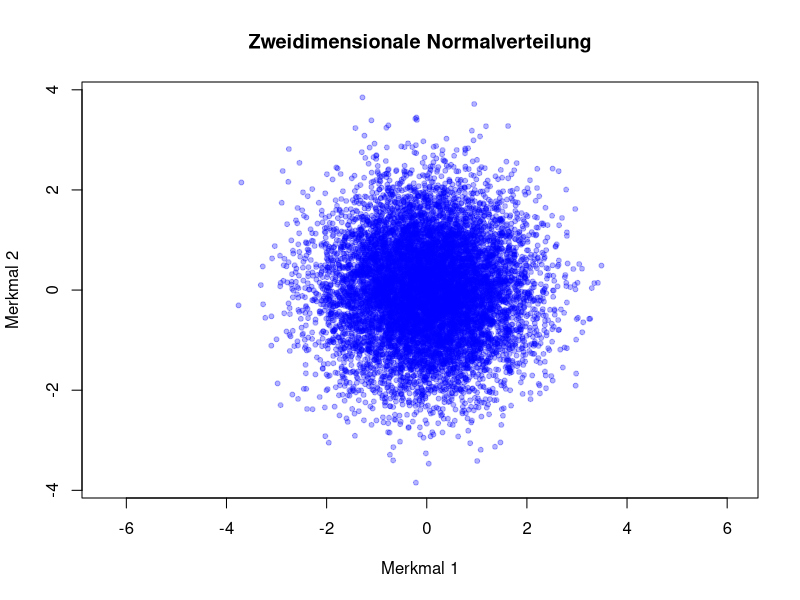
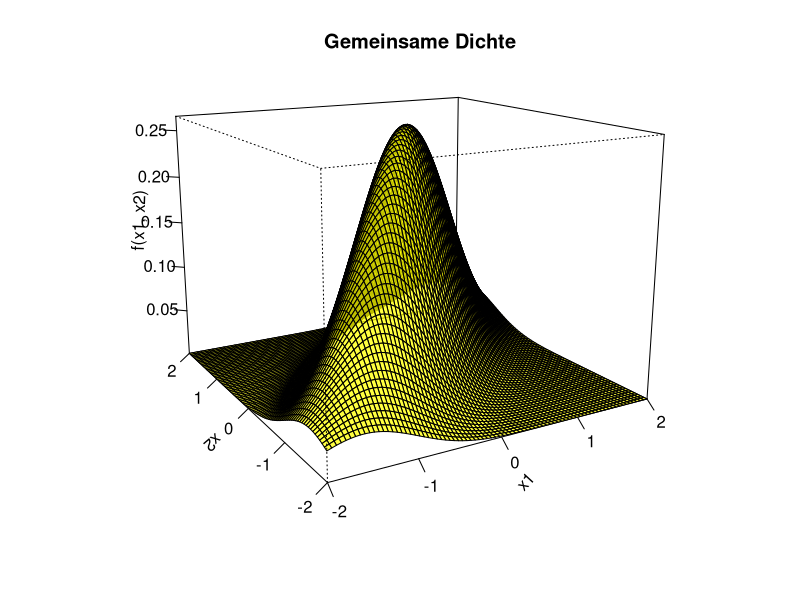
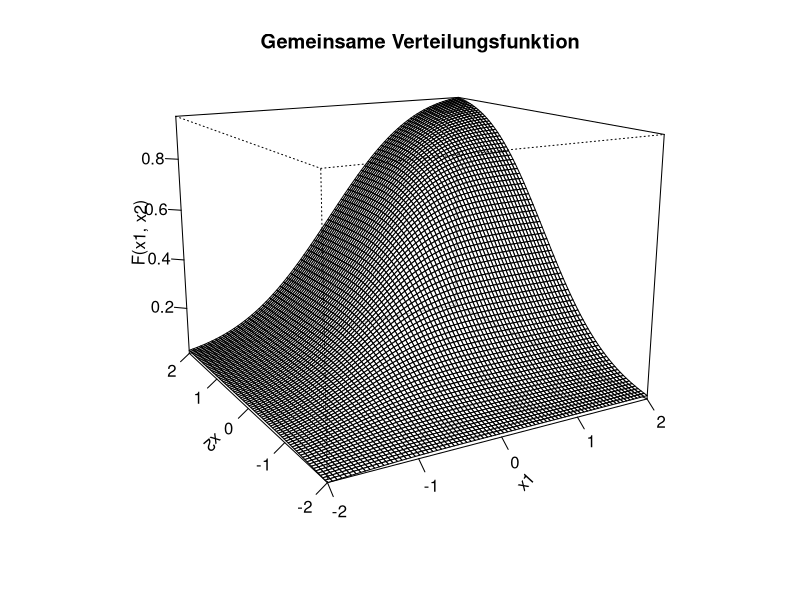
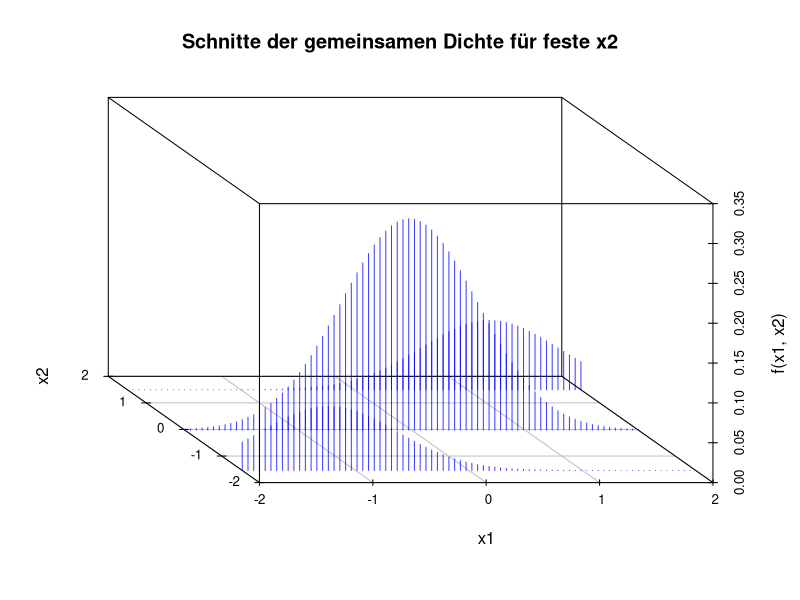
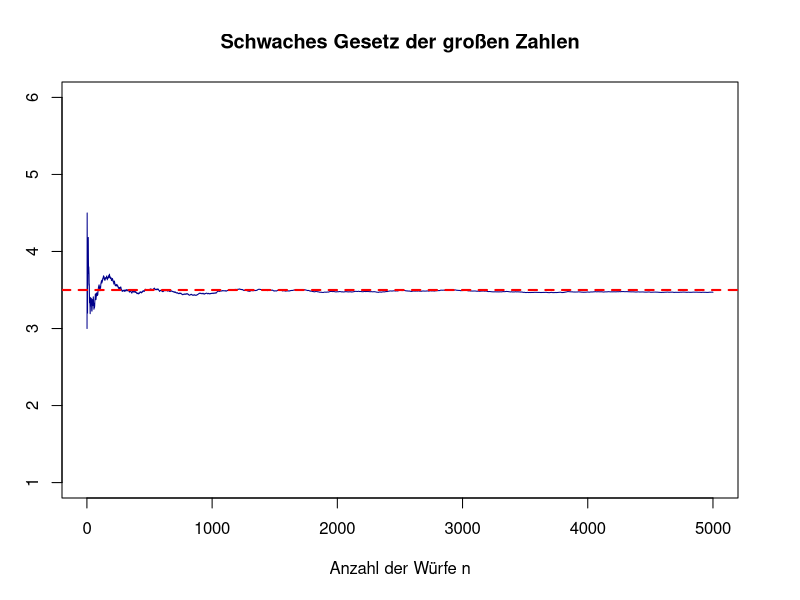
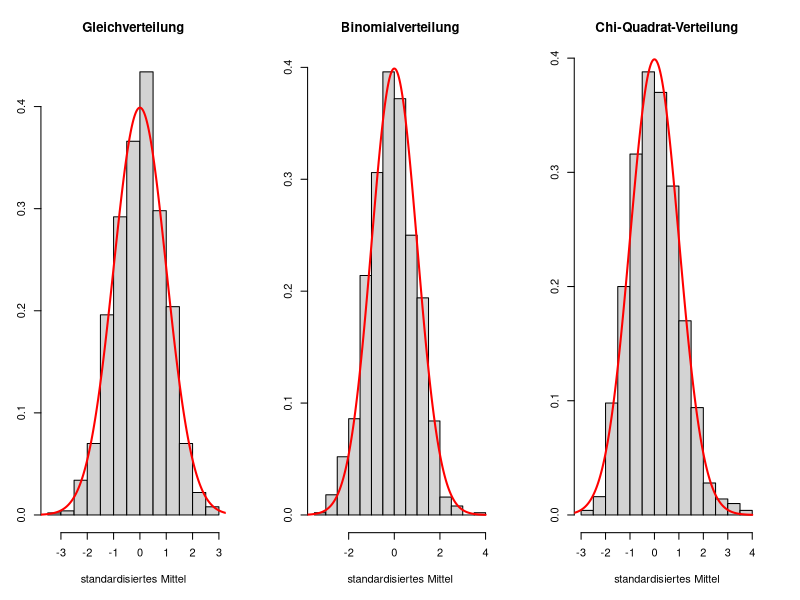

Write the R code that produced these figures, in order.
# =============================================================================
# R-Beispiele 8 bis 13 zu Kapitel 2: Ergänzungen zur Wahrscheinlichkeitstheorie
# Quelle: Textseiten „R Beispiel 8-11“, „R Beispiel 12“ und „R Beispiel 13“ im LMS
# Überarbeitet am 21.11.2026; Änderungen gegenüber dem LMS stehen in lms/AENDERUNGEN.md
# Benötigt die Pakete MASS, mnormt und scatterplot3d.
# =============================================================================

# Pakete installieren, falls sie fehlen, und laden
pakete  <- c("MASS", "mnormt", "scatterplot3d")
fehlend <- setdiff(pakete, rownames(installed.packages()))
if (length(fehlend) > 0) install.packages(fehlend, repos = "https://cloud.r-project.org")

library(MASS)          # mvrnorm()
library(mnormt)        # dmnorm(), pmnorm()
library(scatterplot3d) # scatterplot3d()


# -----------------------------------------------------------------------------
# Beispiel 8 (Kap. 2.1.1): Stichprobe aus einer zweidimensionalen Normalverteilung
# -----------------------------------------------------------------------------
set.seed(123)
mu    <- c(0, 0)                                    # Erwartungswerte beider Merkmale
sigma <- matrix(c(1, 0, 0, 1), nrow = 2, ncol = 2)  # Kovarianzmatrix
punkte <- mvrnorm(n = 10000, mu = mu, Sigma = sigma)

plot(punkte, col = rgb(0, 0, 1, 0.3), pch = 20, xlab = "Merkmal 1",
     ylab = "Merkmal 2", main = "Zweidimensionale Normalverteilung",
     asp = 1)


# -----------------------------------------------------------------------------
# Beispiel 9 (Kap. 2.1.1): Gemeinsame Dichte f(x1, x2) mit Korrelation 0,8
# -----------------------------------------------------------------------------
n1 <- 80
n2 <- 80
x1 <- seq(from = -2, to = 2, length.out = n1)
x2 <- seq(from = -2, to = 2, length.out = n2)
cov_matr <- matrix(c(1, 0.8, 0.8, 1), 2, 2)

f12 <- matrix(NA, nrow = n1, ncol = n2)
for (i in 1:n1) {
  for (j in 1:n2) {
    f12[i, j] <- dmnorm(x = c(x1[i], x2[j]), mean = c(0, 0), varcov = cov_matr)
  }
}
persp(x = x1, y = x2, z = f12, theta = -30, phi = 15, expand = 0.75, r = 4,
      col = rgb(1, 1, 0, 0.75), ltheta = 120, shade = 0.75,
      ticktype = "detailed", xlab = "x1", ylab = "x2", zlab = "f(x1, x2)",
      main = "Gemeinsame Dichte")


# -----------------------------------------------------------------------------
# Beispiel 10 (Kap. 2.1.1): Gemeinsame Verteilungsfunktion F(x1, x2)
# -----------------------------------------------------------------------------
F12 <- matrix(NA, nrow = n1, ncol = n2)
for (i in 1:n1) {
  for (j in 1:n2) {
    F12[i, j] <- pmnorm(x = c(x1[i], x2[j]), mean = c(0, 0), varcov = cov_matr)
  }
}
persp(x = x1, y = x2, z = F12, theta = -30, phi = 15, expand = 0.75, r = 4,
      col = rgb(1, 1, 1, 0.75), ltheta = 120, shade = 0.75,
      ticktype = "detailed", xlab = "x1", ylab = "x2", zlab = "F(x1, x2)",
      main = "Gemeinsame Verteilungsfunktion")


# -----------------------------------------------------------------------------
# Beispiel 11 (Kap. 2.1.1): Schnitte durch die gemeinsame Dichte
# -----------------------------------------------------------------------------
# Für drei feste Werte von x2 wird f(x1, x2) als Funktion von x1 gezeigt.
# Die Schnitte haben die Form der bedingten Dichten f(x1 | x2); zur bedingten
# Dichte fehlt nur noch die Division durch die Randdichte f2(x2).
scatterplot3d(x = cbind(x1, x1, x1),
              y = cbind(rep(x2[10], n1), rep(x2[40], n1), rep(x2[70], n1)),
              z = cbind(f12[, 10], f12[, 40], f12[, 70]),
              ylim = c(-2, 2), scale.y = 1, angle = 120,
              color = rgb(0, 0, 1, 0.75), pch = NA_integer_, type = "h",
              xlab = "x1", ylab = "x2", zlab = "f(x1, x2)",
              main = "Schnitte der gemeinsamen Dichte für feste x2")


# -----------------------------------------------------------------------------
# Beispiel 12 (Kap. 2.3.1): Schwaches Gesetz der großen Zahlen
# -----------------------------------------------------------------------------
# Das arithmetische Mittel vieler Würfelwürfe nähert sich dem Erwartungswert 3,5.
set.seed(123)
n_max <- 5000
wuerfe <- sample(1:6, n_max, replace = TRUE)
laufendes_mittel <- cumsum(wuerfe) / seq_len(n_max)

plot(laufendes_mittel, type = "l", ylim = c(1, 6), col = "darkblue",
     xlab = "Anzahl der Würfe n", ylab = "arithmetisches Mittel",
     main = "Schwaches Gesetz der großen Zahlen")
abline(h = 3.5, col = "red", lty = 2, lwd = 2)

# Das schwache Gesetz sagt: P(|Mittel - 3,5| > epsilon) geht für jedes epsilon > 0
# gegen 0. Die Simulation schätzt diese Wahrscheinlichkeit für epsilon = 0,1.
epsilon <- 0.1
for (n in c(10, 100, 1000, 5000)) {
  abweichung <- replicate(2000, abs(mean(sample(1:6, n, replace = TRUE)) - 3.5) > epsilon)
  cat("n =", n, ": geschätzte P(|Mittel - 3,5| > 0,1) =", mean(abweichung), "\n")
}


# -----------------------------------------------------------------------------
# Beispiel 13 (Kap. 2.3.2): Zentraler Grenzwertsatz
# -----------------------------------------------------------------------------
# Je n = 25 Zufallsvariablen werden m = 1.000-mal simuliert. Die standardisierten
# Mittelwerte sqrt(n) * (x_quer - mu) / sigma folgen näherungsweise N(0, 1),
# gleich ob die Ausgangsverteilung gleich-, binomial- oder chi-Quadrat-verteilt ist.
n <- 25
m <- 1000
set.seed(65535)
z <- seq(-4, 4, by = 0.01)

par(mfrow = c(1, 3))

# Gleichverteilung U(10, 30)
unif_a <- 10
unif_b <- 30
mu   <- (unif_a + unif_b) / 2
sig2 <- (unif_b - unif_a)^2 / 12
x_bar <- replicate(m, mean(runif(n, min = unif_a, max = unif_b)))
x_bar_norm <- sqrt(n) * (x_bar - mu) / sqrt(sig2)
hist(x_bar_norm, prob = TRUE, nclass = 20, main = "Gleichverteilung",
     xlab = "standardisiertes Mittel", ylab = "Dichte")
lines(z, dnorm(z), col = "red", lwd = 2)

# Binomialverteilung B(25; 0,8)
binom_n <- n
binom_p <- 0.8
mu   <- binom_n * binom_p
sig2 <- binom_n * binom_p * (1 - binom_p)
x_bar <- replicate(m, mean(rbinom(n, size = binom_n, prob = binom_p)))
x_bar_norm <- sqrt(n) * (x_bar - mu) / sqrt(sig2)
hist(x_bar_norm, prob = TRUE, nclass = 20, main = "Binomialverteilung",
     xlab = "standardisiertes Mittel", ylab = "Dichte")
lines(z, dnorm(z), col = "red", lwd = 2)

# Chi-Quadrat-Verteilung mit 5 Freiheitsgraden
chisq_df <- 5
mu   <- chisq_df
sig2 <- 2 * chisq_df
x_bar <- replicate(m, mean(rchisq(n, df = chisq_df)))
x_bar_norm <- sqrt(n) * (x_bar - mu) / sqrt(sig2)
hist(x_bar_norm, prob = TRUE, nclass = 20, main = "Chi-Quadrat-Verteilung",
     xlab = "standardisiertes Mittel", ylab = "Dichte")
lines(z, dnorm(z), col = "red", lwd = 2)

par(mfrow = c(1, 1))
